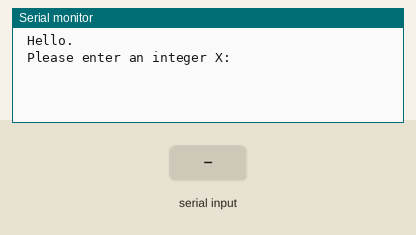
Recording of a sketch running on a simulated Arduino Uno, built with avr-gcc and run on an emulated ATmega328P. On the bench: the last lines printed to the serial monitor. The inputs (shaded band) are chosen by the test bench. At 2.9 s the program stops and its outputs stay as they are.

Above: at 0.8 s.
0.9 s: "90,45\n" received over Serial
At 1.7 s:
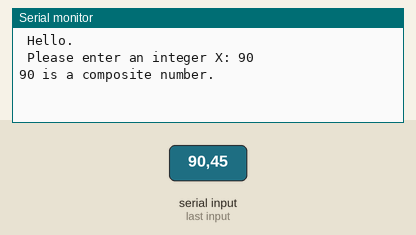
At 2.8 s:
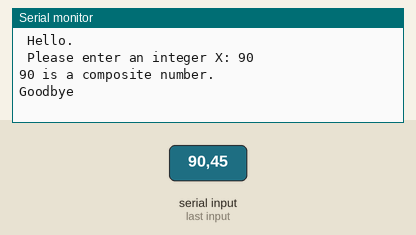

Measured:
- after the input at 0.9 s, the serial monitor: prints a new line at once (image 1)

The sketch:

Primality_BruteForce.ino
```cpp
/* "Brute Force" Primality Test
 * A "primality test" is a method to determine whether or not a natural number is prime.
 *
 * Algorithm:
 * 1. Take a number, X, which we want to determine is prime or not.
 * 2. for each integer d, where d = 2 ... X / 2
 *    1. if d divides evenly into X, then X is not prime
 * 3. no d has been found that divides into X, thus X is prime
 *
 */

#include <arduino.h>

int main() {
  init();

  long x, d;
  bool isPrime = true;
  Serial.begin(9600);
  Serial.setTimeout(10000);

  Serial.print("\n Hello. \n Please enter an integer X: ");
  x = Serial.parseInt(); Serial.println(x);

  d = 2;
  while(d <= x / 2) {
    if(x % d == 0) {
      isPrime = false;
      break;
    }
    d++;
  }

/* This algorithm can be written more succinctly as a for loop.
  for(d = 2; d <= x / 2; d++) {
    if(x % d == 0) {
      isPrime = false;
      break;
    }
  }
*/

  if(isPrime) {
    Serial.print(x); Serial.println(" is a prime number.");
  } else {
    Serial.print(x); Serial.println(" is a composite number.");
  }

  delay(1000);
  Serial.println("Goodbye");
  delay(1000);
  return 0;
}
```
